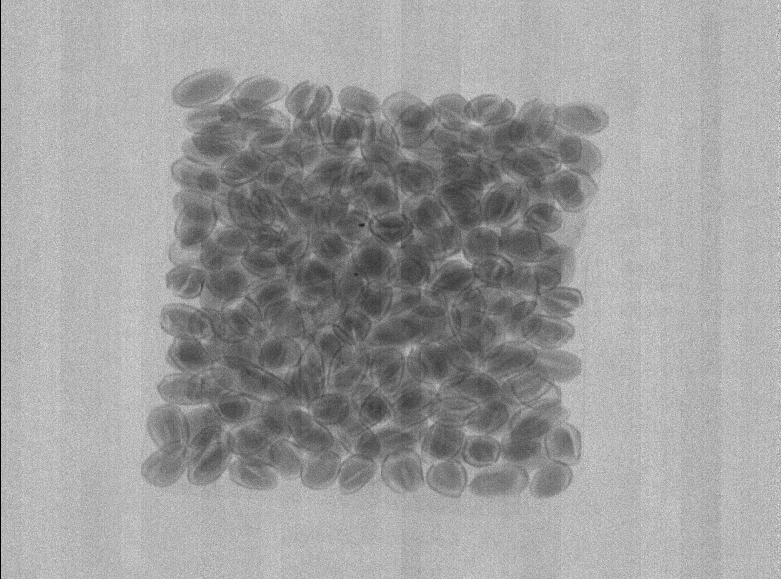
#> input picture HE.tif, 781 x 579 px
$ jupyter execute zadatak.ipynb
#> lines starting #> are read from the running program, lines starting #| are printed output that depends on the picture; long printed decimals are rounded
[cell 1]
import cv2
import numpy as np

[cell 2]
#ucitavanje slika
he_image = cv2.imread("HE.tif", cv2.IMREAD_GRAYSCALE)
#> he_image is the input picture: shape (579, 781); min 0, max 255, mean 157
le_image = cv2.imread("LE.tif", cv2.IMREAD_GRAYSCALE)
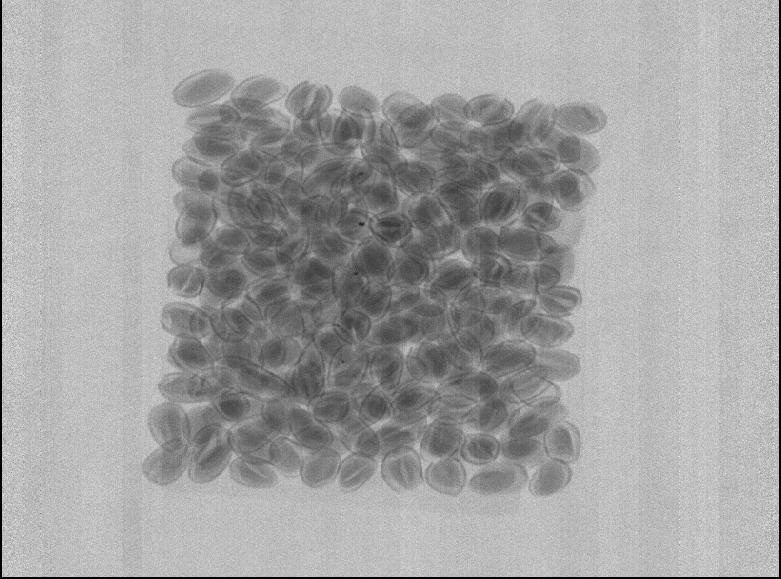
#> input picture LE.tif, 781 x 579 px
#> le_image is the input picture: shape (579, 781); min 0, max 255, mean 162.3
print(he_image.shape,le_image.shape)
#| (579, 781) (579, 781)

[cell 3]
#srednja vrednost pixela HE i LE slike
average_pixel_value_he = np.mean(he_image)
#> average_pixel_value_he = 157
average_pixel_value_le = np.mean(le_image)
#> average_pixel_value_le = 162.3
print(average_pixel_value_he, average_pixel_value_le)
#| 156.988 162.269

[cell 4]
# Prag do kog se pikseli ne smatraju stranim telom
prag = abs(average_pixel_value_he - average_pixel_value_le)
#> prag = 5.28

# Pronađite piksele sa stranim telom
strano_telo1 = cv2.absdiff(he_image, average_pixel_value_he) > prag
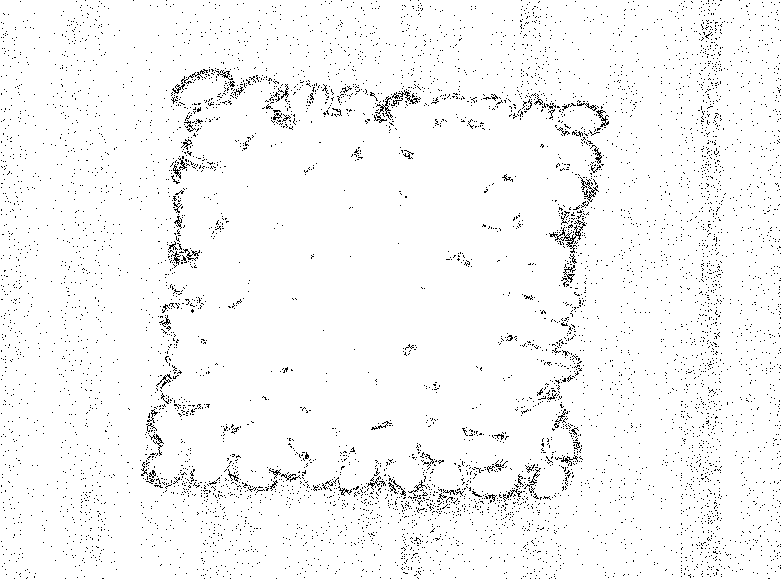
#> strano_telo1: shape (579, 781) bool; 97% white; black in thin lines or dots
strano_telo2 = cv2.absdiff(le_image, average_pixel_value_le) > prag
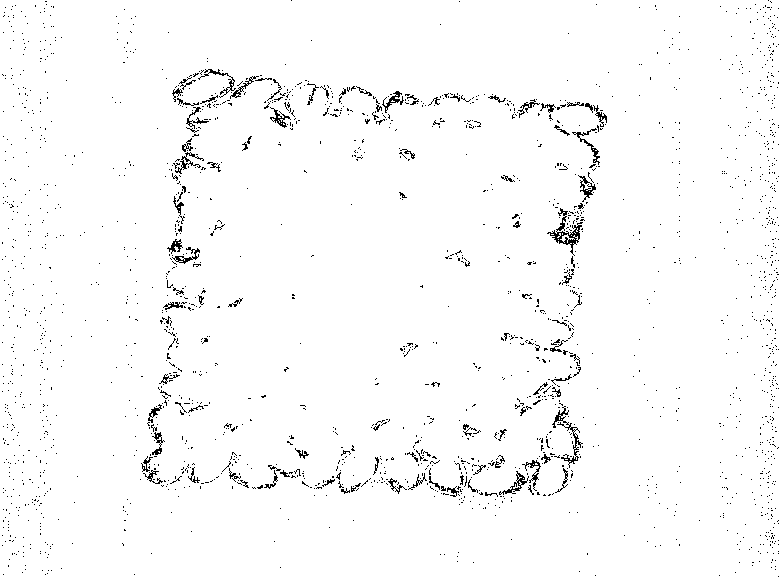
#> strano_telo2: shape (579, 781) bool; 97.8% white; black in thin lines or dots
print(strano_telo1)
#> (printed output is left out)

[cell 5]
#Kreiranje bele pozadine
visina, sirina = he_image.shape
#> visina = 579; sirina = 781
beli_piksli = np.ones((visina, sirina), dtype=np.uint8) * 255

[cell 6]
#Dodavanje crnih piksela stranog tela na mestima gde su pikseli okarakterisani kao strano telo i na HE i na LE slici
beli_piksli[strano_telo1 == strano_telo2] = 0
cv2.imwrite('rezultat.tif', beli_piksli)
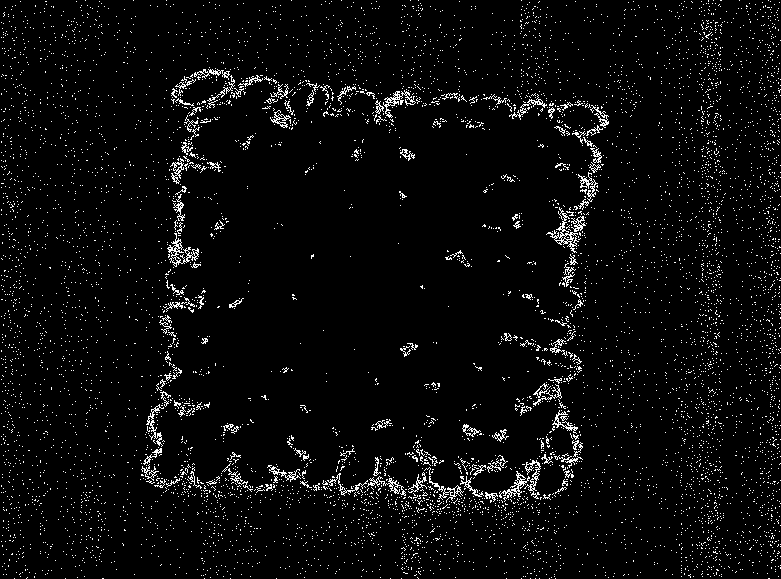
#> saved as rezultat.tif: shape (579, 781); 4.1% white in thin lines or dots
